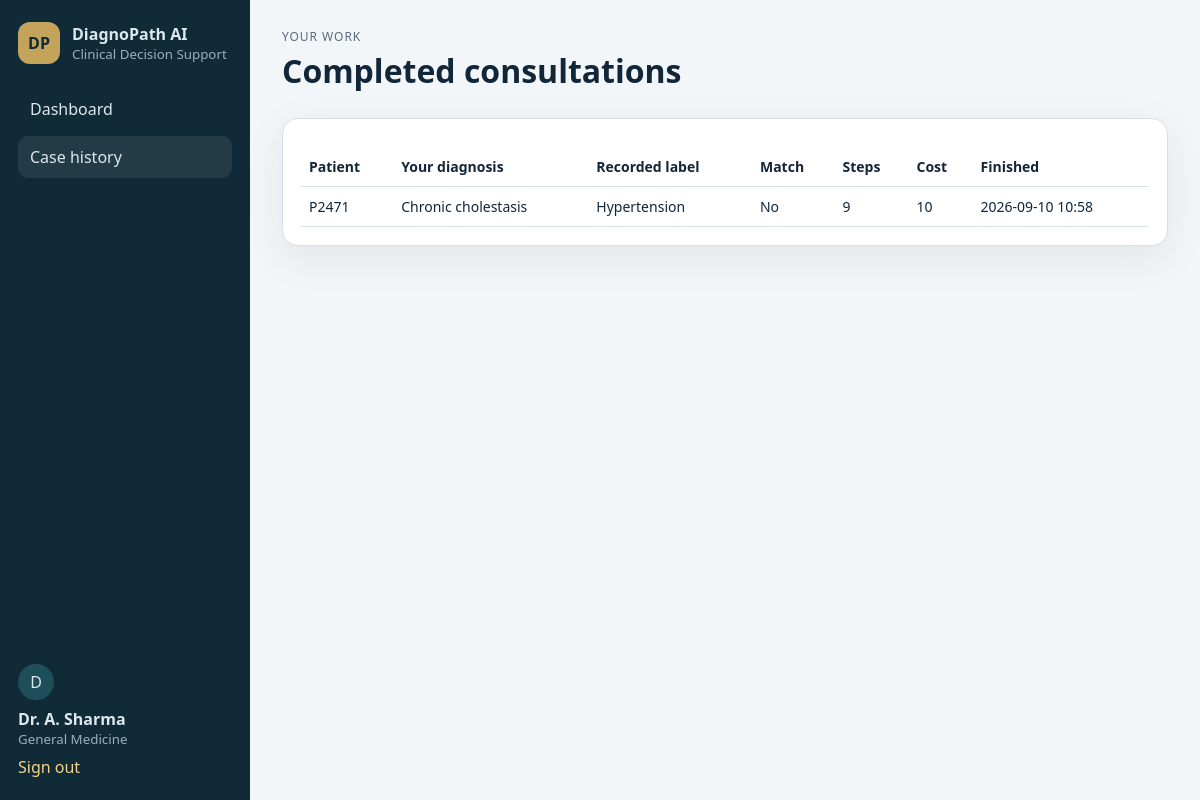
The app's page /app/history (signed in), older data.
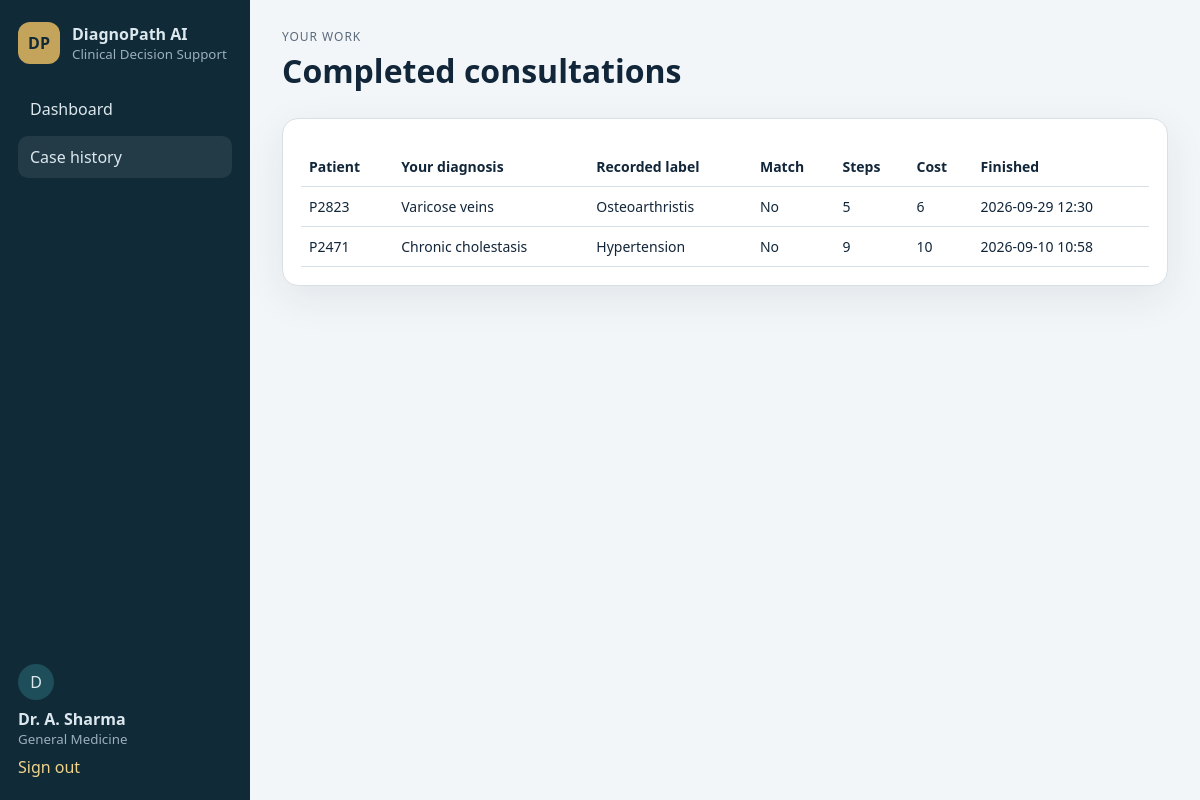
The same page, newer data.
### tables this page shows
CREATE TABLE doctors (
                id INTEGER PRIMARY KEY AUTOINCREMENT,
                username TEXT UNIQUE NOT NULL,
                full_name TEXT NOT NULL,
                specialty TEXT NOT NULL DEFAULT 'General Medicine',
                password_hash TEXT NOT NULL
            );

CREATE TABLE cases (
                id INTEGER PRIMARY KEY AUTOINCREMENT,
                doctor_id INTEGER NOT NULL,
                patient_id TEXT NOT NULL,
                patient_index INTEGER NOT NULL,
                started_at TEXT NOT NULL,
                finished_at TEXT,
                diagnosis TEXT,
                true_label TEXT,
                correct INTEGER,
                steps INTEGER DEFAULT 0,
                symptoms_asked INTEGER DEFAULT 0,
                tests_ordered INTEGER DEFAULT 0,
                total_cost INTEGER DEFAULT 0,
                history_json TEXT NOT NULL DEFAULT '[]',
                FOREIGN KEY (doctor_id) REFERENCES doctors(id)
            );

### app/main.py (the view)
@app.get("/app/history", response_class=HTMLResponse)
def history_page(request: Request):
    doctor = current_doctor(request)
    if not doctor:
        return RedirectResponse(
            "/login",
            status_code=302
        )
    return templates.TemplateResponse(
        request=request,
        name="history.html",
        context={
            "request": request,
            "doctor": doctor,
            "cases": db.list_cases(doctor["id"]),
        },
    )

### app/templates/history.html (shortened to what this page needs)
{% extends "base.html" %}
{% block content %}
<header class="page-head">
  <div>
    <p class="eyebrow">Your work</p>
    <h1>Completed consultations</h1>
  </div>
</header>
<section class="panel">
  {% if cases %}
  <table>
    <thead>
      <tr>
        <th>Patient</th>
        <th>Your diagnosis</th>
        <th>Recorded label</th>
        <th>Match</th>
        <th>Steps</th>
        <th>Cost</th>
        <th>Finished</th>
      </tr>
    </thead>
    <tbody>
      {% for c in cases %}
      <tr>
        <td>{{ c.patient_id }}</td>
        <td>{{ c.diagnosis or "—" }}</td>
        <td>{{ c.true_label or "—" }}</td>
        <td>{% if c.correct %}Yes{% else %}No{% endif %}</td>
        <td>{{ c.steps }}</td>
        <td>{{ c.total_cost }}</td>
        <td>{{ (c.finished_at or "")[:16].replace("T", " ") }}</td>
      </tr>
      {% endfor %}
    </tbody>
  </table>
  {% else %}
  <p class="muted">No completed cases yet. Start a consultation from the dashboard.</p>
  {% endif %}
</section>
{% endblock %}

### app/templates/base.html (shortened to what this page needs)
<!DOCTYPE html>
<html lang="en">
<head>
  <link rel="stylesheet" href="/static/css/app.css" />
</head>
<body>
  <div class="app-shell">
    <aside class="sidebar">
      <div class="brand">
        <span class="brand-mark">DP</span>
        <div>
          <strong>DiagnoPath AI</strong>
          <small>Clinical Decision Support</small>
        </div>
      </div>
      <nav>
        <a href="/app" class="{% if request.url.path == '/app' %}active{% endif %}">Dashboard</a>
        <a href="/app/history" class="{% if request.url.path == '/app/history' %}active{% endif %}">Case history</a>
      </nav>
      <div class="sidebar-user">
        <div class="avatar">{{ doctor.full_name[:1] }}</div>
        <div>
          <strong>{{ doctor.full_name }}</strong>
          <small>{{ doctor.specialty }}</small>
        </div>
        <a class="logout" href="/logout">Sign out</a>
      </div>
    </aside>
    <main class="content">
      {% block content %}{% endblock %}
    </main>
  </div>
</body>
</html>

### app/static/css/app.css (style rules this page uses)
:root { --bg: #f3f6f8; --ink: #12263a; --muted: #5b6b7c; --line: #d7e0e7; --card: #ffffff; --teal: #0f766e; --teal-dark: #0b4f4a; --gold: #c4a35a; --danger: #b42318; --ok: #067647; --shadow: 0 12px 40px rgba(18, 38, 58, 0.08); font-family: "Segoe UI", system-ui, sans-serif; }
* { box-sizing: border-box; }
body { margin: 0; background: var(--bg); color: var(--ink); }
a { color: var(--teal-dark); text-decoration: none; }
.hint, .muted, .eyebrow { color: var(--muted); }
.eyebrow { text-transform: uppercase; letter-spacing: 0.08em; font-size: 12px; margin: 0; }
.app-shell { display: grid; grid-template-columns: 250px 1fr; min-height: 100vh; }
.sidebar { background: #102a37; color: #dce8ee; padding: 22px 18px; display: flex; flex-direction: column; gap: 24px; }
.brand { display: flex; gap: 12px; align-items: center; }
.brand-mark { width: 42px; height: 42px; border-radius: 12px; background: var(--gold); color: #102a37; display: grid; place-items: center; font-weight: 800; }
.brand small, .sidebar-user small { display: block; color: #9bb0bc; }
.sidebar nav { display: flex; flex-direction: column; gap: 6px; }
.sidebar nav a { color: #dce8ee; padding: 10px 12px; border-radius: 10px; }
.sidebar nav a.active, .sidebar nav a:hover { background: rgba(255,255,255,0.08); }
.sidebar-user { margin-top: auto; }
.avatar { width: 36px; height: 36px; border-radius: 50%; background: #1d4e5a; display: grid; place-items: center; margin-bottom: 8px; }
.logout { color: #f0d48a; display: inline-block; margin-top: 8px; }
.content { padding: 28px 32px 48px; }
.page-head { display: flex; justify-content: space-between; gap: 16px; align-items: flex-start; margin-bottom: 22px; }
.page-head h1 { margin: 4px 0; }
.stat-grid article, .panel { background: var(--card); border: 1px solid var(--line); border-radius: 16px; padding: 18px; box-shadow: var(--shadow); }
table { width: 100%; border-collapse: collapse; margin-top: 10px; }
th, td { text-align: left; padding: 10px 8px; border-bottom: 1px solid var(--line); font-size: 14px; }

Row changes from the older to the newer data that the page shows:
added cases: patient_id "P2823", diagnosis "Varicose veins", true_label "Osteoarthristis", correct "No", steps "5", total_cost "6", finished_at "2026-09-29 12:30"
